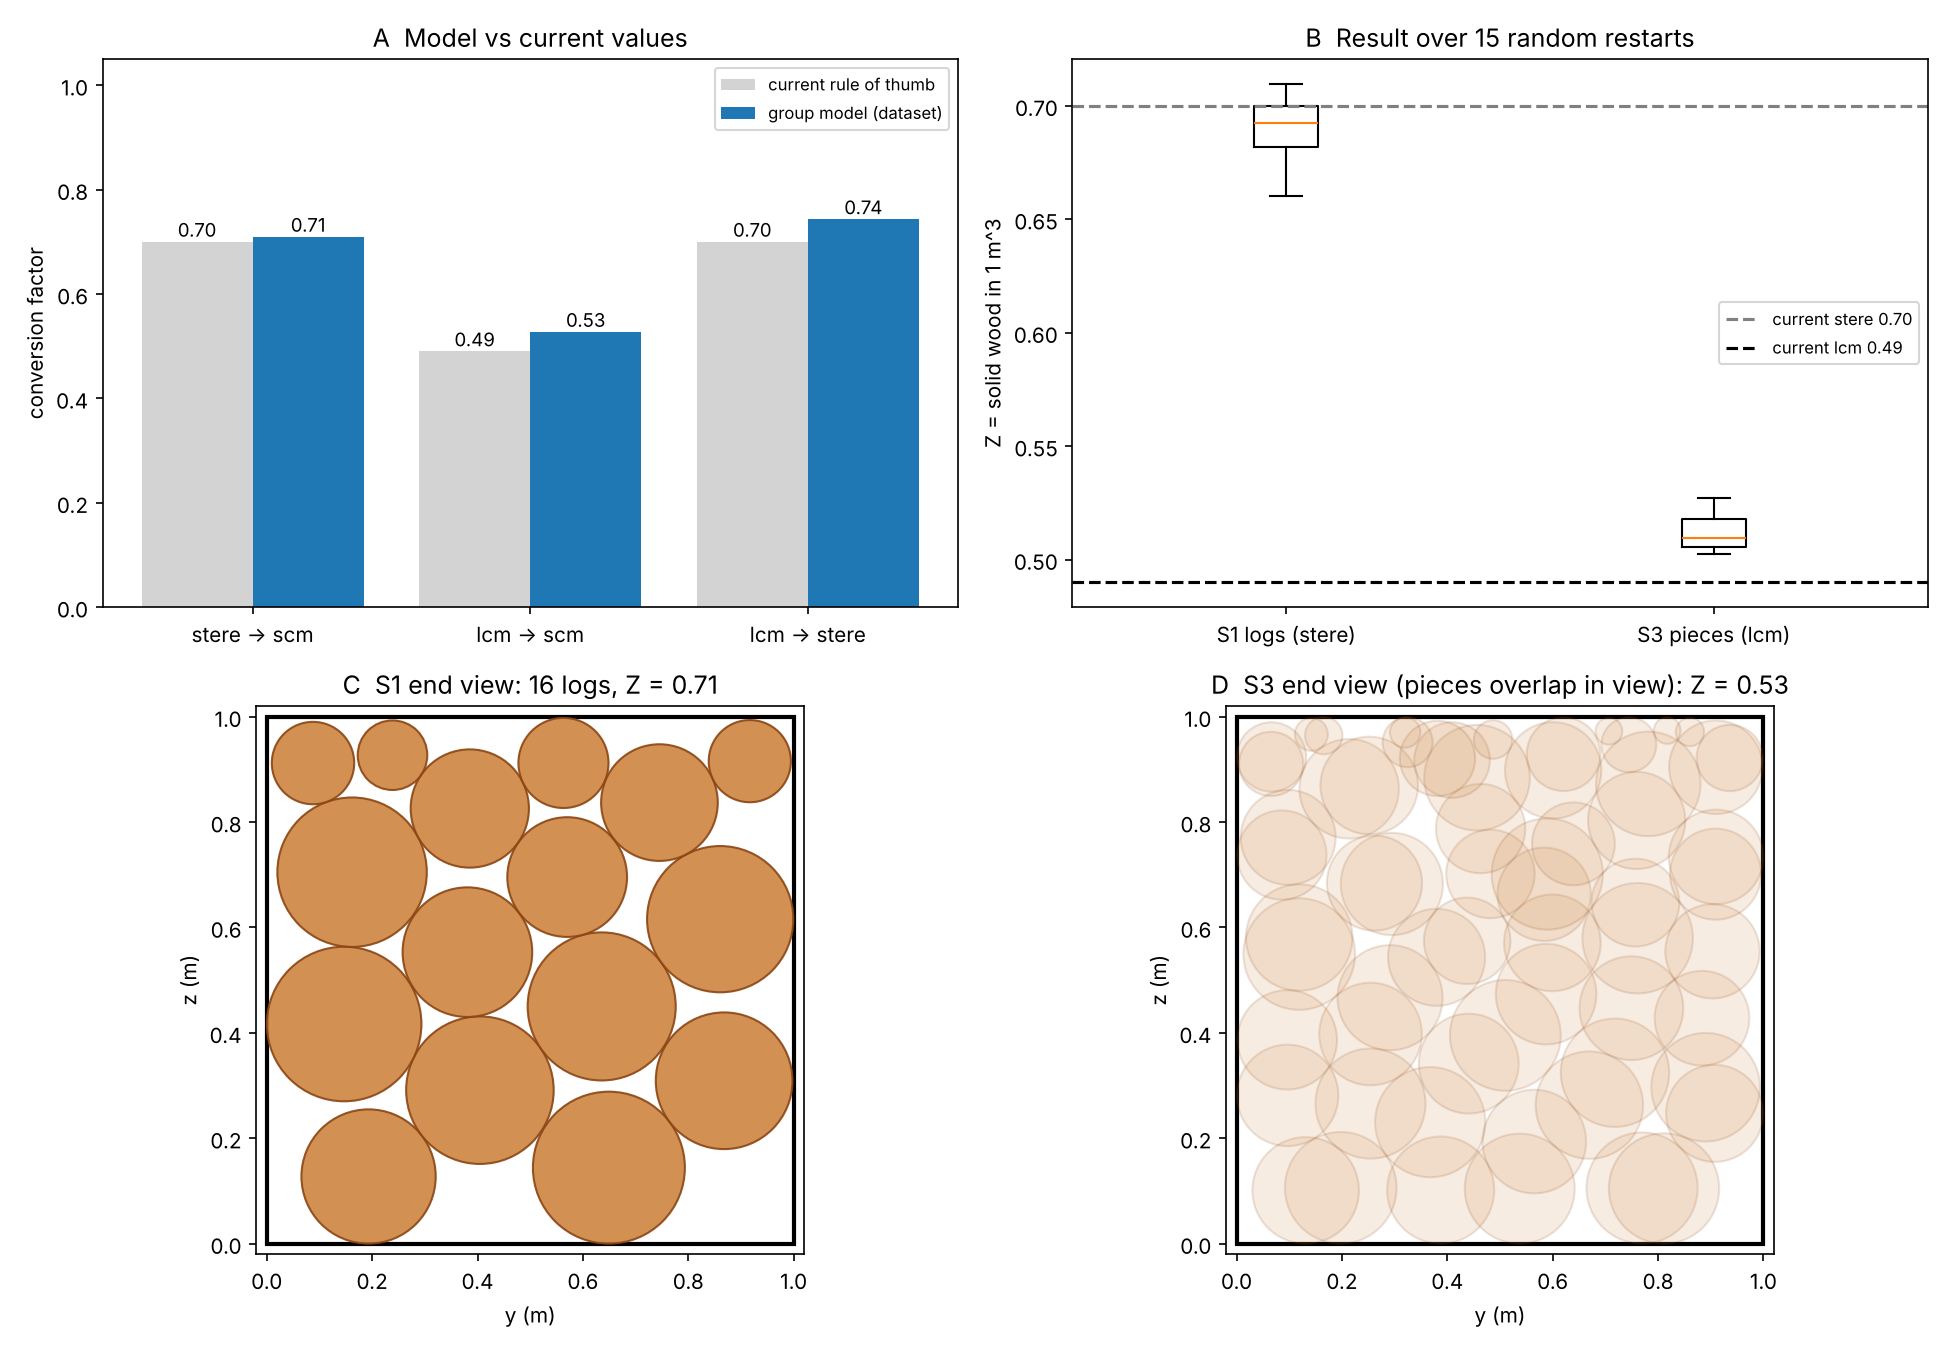

The script that saved this image:
"""
Group model  vs  current rule of thumb
======================================
Model (from the group's formulation), cylinders aligned along the x-axis in a
1 x 1 x 1 m container:

    max  Z = sum( pi * r_i^2 * l_i * s_i ),       s_i in {0, 1}
    s.t. 0 <= x_i,  x_i + l_i <= 1
         r_i <= y_i <= 1 - r_i,   r_i <= z_i <= 1 - r_i
         for every pair i, j that are both chosen:
             x_i + l_i <= x_j   OR   x_j + l_j <= x_i
             OR   (y_i-y_j)^2 + (z_i-z_j)^2 >= (r_i + r_j)^2

Solver: a greedy "drop" heuristic with random restarts (a FEASIBLE solution, so
Z is a lower bound of the true optimum). Every result is checked against the
constraints above by check_feasible().

Input : wood_dataset.csv   (same folder; made by make_wood_dataset.py)
Output: model-vs-current table in the console and wood_model_vs_current.png

Needs only numpy + matplotlib:   pip install numpy matplotlib
"""
import csv
import os
import numpy as np
import matplotlib.pyplot as plt
from matplotlib.patches import Circle

SEED = 7
N_RESTARTS = 15          # random restarts per scenario (more = better, slower)
N_CAND = 400             # candidate positions tried for every piece
rng = np.random.default_rng(SEED)

CURRENT = {"stere -> scm": 0.70, "lcm -> scm": 0.49, "lcm -> stere": 0.70}

# ----------------------------------------------------------------------
# read the dataset
# ----------------------------------------------------------------------
if not os.path.exists("wood_dataset.csv"):
    raise SystemExit("wood_dataset.csv not found - put it in the same folder "
                     "(or run make_wood_dataset.py first).")
data = {}
with open("wood_dataset.csv") as f:
    for row in csv.DictReader(f):
        data.setdefault(row["scenario"], []).append((float(row["r_m"]), float(row["l_m"])))
data = {k: np.array(v) for k, v in data.items()}
print("scenarios found:", {k: len(v) for k, v in data.items()})


# ----------------------------------------------------------------------
# solver
# ----------------------------------------------------------------------
def pack_once(pieces, order):
    """Place pieces one by one. For each piece try N_CAND (x, y) positions,
    let it fall to its lowest z, keep the lowest feasible one. Pieces that do
    not fit get s_i = 0. Returns lists x, y, z, r, l of the chosen pieces."""
    X, Y, Z, R, L = [np.zeros(len(pieces)) for _ in range(5)]
    n = 0
    for k in order:
        r, l = pieces[k]
        # x candidates: start of the container, ends of placed pieces, random
        pool = np.r_[0.0, X[:n] + L[:n], rng.uniform(0, 1 - l, 60)]
        pool = pool[pool <= 1 - l + 1e-12]
        x = rng.choice(pool, N_CAND)
        y = rng.uniform(r, 1 - r, N_CAND)
        z = np.full(N_CAND, r)
        if n:
            ox = (x[:, None] < X[None, :n] + L[None, :n]) & (X[None, :n] < (x + l)[:, None])
            dy = y[:, None] - Y[None, :n]
            rr = (r + R[None, :n])
            touch = ox & (np.abs(dy) < rr)
            zz = np.where(touch, Z[None, :n] + np.sqrt(np.maximum(rr**2 - dy**2, 0)), 0)
            z = np.maximum(r, zz.max(axis=1))
        ok = z + r <= 1.0
        if not ok.any():
            continue                                   # s_k = 0
        j = np.argmin(np.where(ok, z, np.inf))
        X[n], Y[n], Z[n], R[n], L[n] = x[j], y[j], z[j], r, l
        n += 1                                          # s_k = 1
    return X[:n], Y[:n], Z[:n], R[:n], L[:n]


def check_feasible(X, Y, Z, R, L, tol=1e-9):
    """Verify every constraint of the model."""
    if (X < -tol).any() or (X + L > 1 + tol).any():
        return False
    if (Y < R - tol).any() or (Y > 1 - R + tol).any():
        return False
    if (Z < R - tol).any() or (Z > 1 - R + tol).any():
        return False
    for i in range(len(X)):
        for j in range(i + 1, len(X)):
            sep_x = (X[i] + L[i] <= X[j] + tol) or (X[j] + L[j] <= X[i] + tol)
            sep_c = (Y[i] - Y[j])**2 + (Z[i] - Z[j])**2 >= (R[i] + R[j])**2 - tol
            if not (sep_x or sep_c):
                return False
    return True


def solve(pieces):
    """Random restarts; first restart uses pure 'largest radius first'."""
    best, history = None, []
    for t in range(N_RESTARTS):
        key = pieces[:, 0] * (1 + (0 if t == 0 else rng.uniform(-0.2, 0.2, len(pieces))))
        order = np.argsort(-key)
        sol = pack_once(pieces, order)
        Zval = float(np.sum(np.pi * sol[3]**2 * sol[4]))     # objective Z
        history.append(Zval)
        if best is None or Zval > best[0]:
            best = (Zval, sol)
    return best, np.array(history)


# ----------------------------------------------------------------------
# run both scenarios
# ----------------------------------------------------------------------
results, hist, sols = {}, {}, {}
for name in ["S1_logs_1m", "S3_pieces_30_40cm"]:
    (Zbest, sol), h = solve(data[name])
    assert check_feasible(*sol), f"{name}: constraint violated!"
    results[name], hist[name], sols[name] = Zbest, h, sol
    print(f"{name:<20} pieces chosen: {len(sol[0]):>3} of {len(data[name])}   "
          f"best Z = {Zbest:.3f}   (mean of restarts {h.mean():.3f}, "
          f"feasibility check: OK)")

model = {"stere -> scm": results["S1_logs_1m"],
         "lcm -> scm": results["S3_pieces_30_40cm"]}
model["lcm -> stere"] = model["lcm -> scm"] / model["stere -> scm"]

print(f"\n{'factor':<14}{'current':>9}{'model':>9}{'difference':>12}")
for k in CURRENT:
    print(f"{k:<14}{CURRENT[k]:>9.2f}{model[k]:>9.3f}{model[k] - CURRENT[k]:>+12.3f}")

# ----------------------------------------------------------------------
# figure
# ----------------------------------------------------------------------
fig, ax = plt.subplots(2, 2, figsize=(13, 9))

# A: model vs current
a = ax[0, 0]
names = list(CURRENT)
xp = np.arange(3)
a.bar(xp - .2, [CURRENT[k] for k in names], .4, color="lightgray", label="current rule of thumb")
a.bar(xp + .2, [model[k] for k in names], .4, color="tab:blue", label="group model (dataset)")
for i, k in enumerate(names):
    a.text(i - .2, CURRENT[k] + .01, f"{CURRENT[k]:.2f}", ha="center", fontsize=9)
    a.text(i + .2, model[k] + .01, f"{model[k]:.2f}", ha="center", fontsize=9)
a.set_xticks(xp)
a.set_xticklabels(names)
a.set(ylabel="conversion factor", ylim=(0, 1.05), title="A  Model vs current values")
a.legend(fontsize=8)

# B: spread over restarts
a = ax[0, 1]
a.boxplot([hist["S1_logs_1m"], hist["S3_pieces_30_40cm"]],
          tick_labels=["S1 logs (stere)", "S3 pieces (lcm)"])
a.axhline(0.70, color="gray", ls="--", label="current stere 0.70")
a.axhline(0.49, color="k", ls="--", label="current lcm 0.49")
a.set(ylabel="Z = solid wood in 1 m^3", title=f"B  Result over {N_RESTARTS} random restarts")
a.legend(fontsize=8)


# C, D: end views of the best packings (looking along the x-axis)
def end_view(a, sol, title, alpha):
    X, Y, Z, R, L = sol
    a.add_patch(plt.Rectangle((0, 0), 1, 1, fill=False, lw=2))
    for y, z, r in zip(Y, Z, R):
        a.add_patch(Circle((y, z), r, alpha=alpha, ec="saddlebrown", fc="peru"))
    a.set(xlim=(-.02, 1.02), ylim=(-.02, 1.02), aspect="equal", title=title,
          xlabel="y (m)", ylabel="z (m)")


end_view(ax[1, 0], sols["S1_logs_1m"],
         f"C  S1 end view: {len(sols['S1_logs_1m'][0])} logs, Z = {model['stere -> scm']:.2f}", 0.9)
end_view(ax[1, 1], sols["S3_pieces_30_40cm"],
         f"D  S3 end view (pieces overlap in view): Z = {model['lcm -> scm']:.2f}", 0.15)

plt.tight_layout()
plt.savefig("wood_model_vs_current.png", dpi=150)
print("figure saved: wood_model_vs_current.png")
plt.show()
